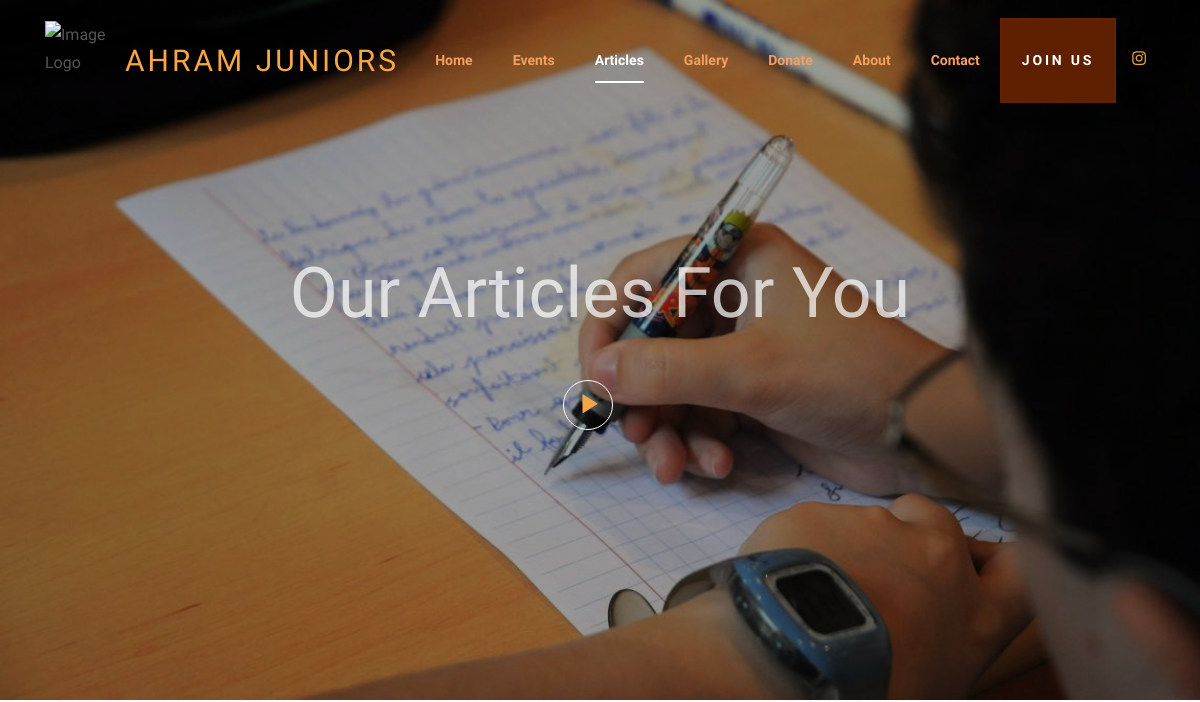
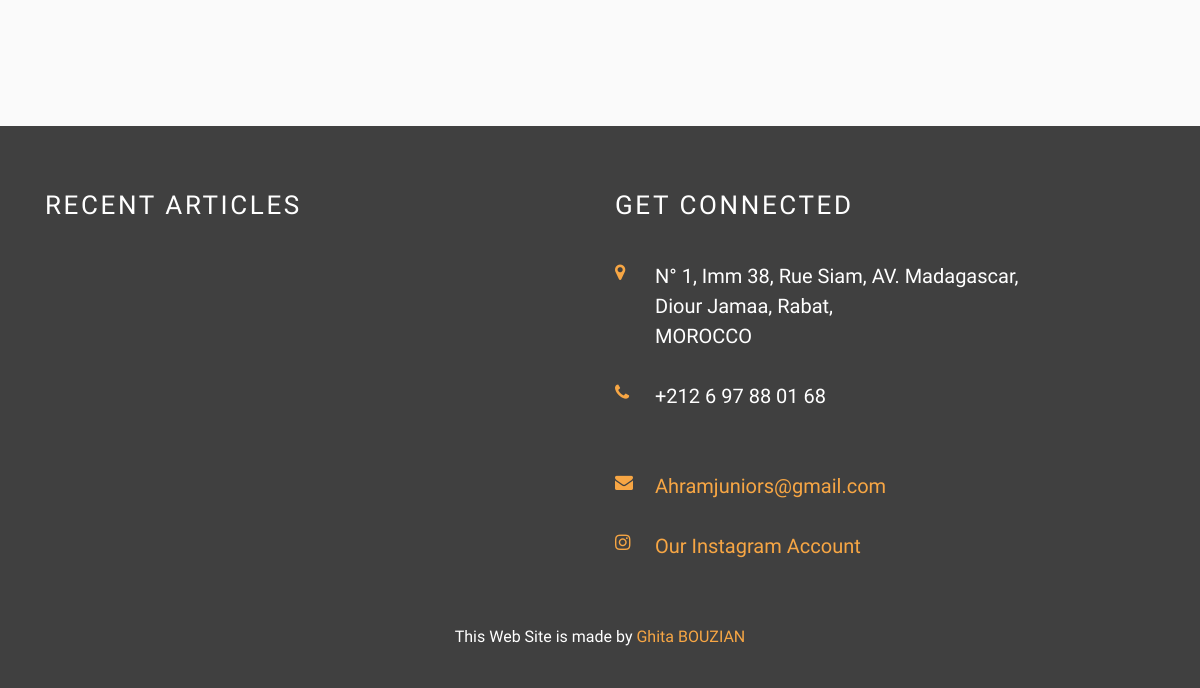
Page /article/ on the earlier database version (2 pictures, top to bottom).
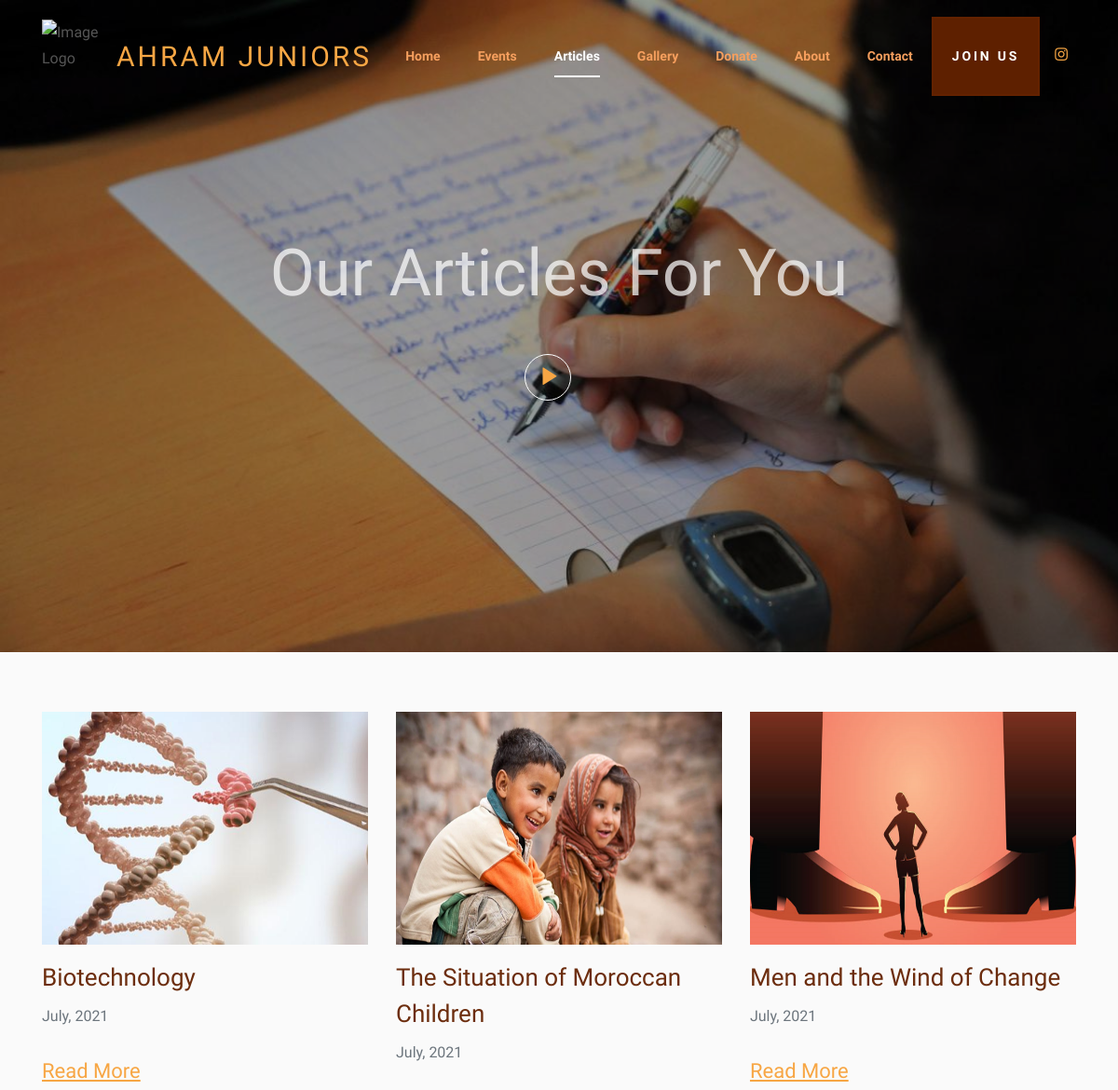
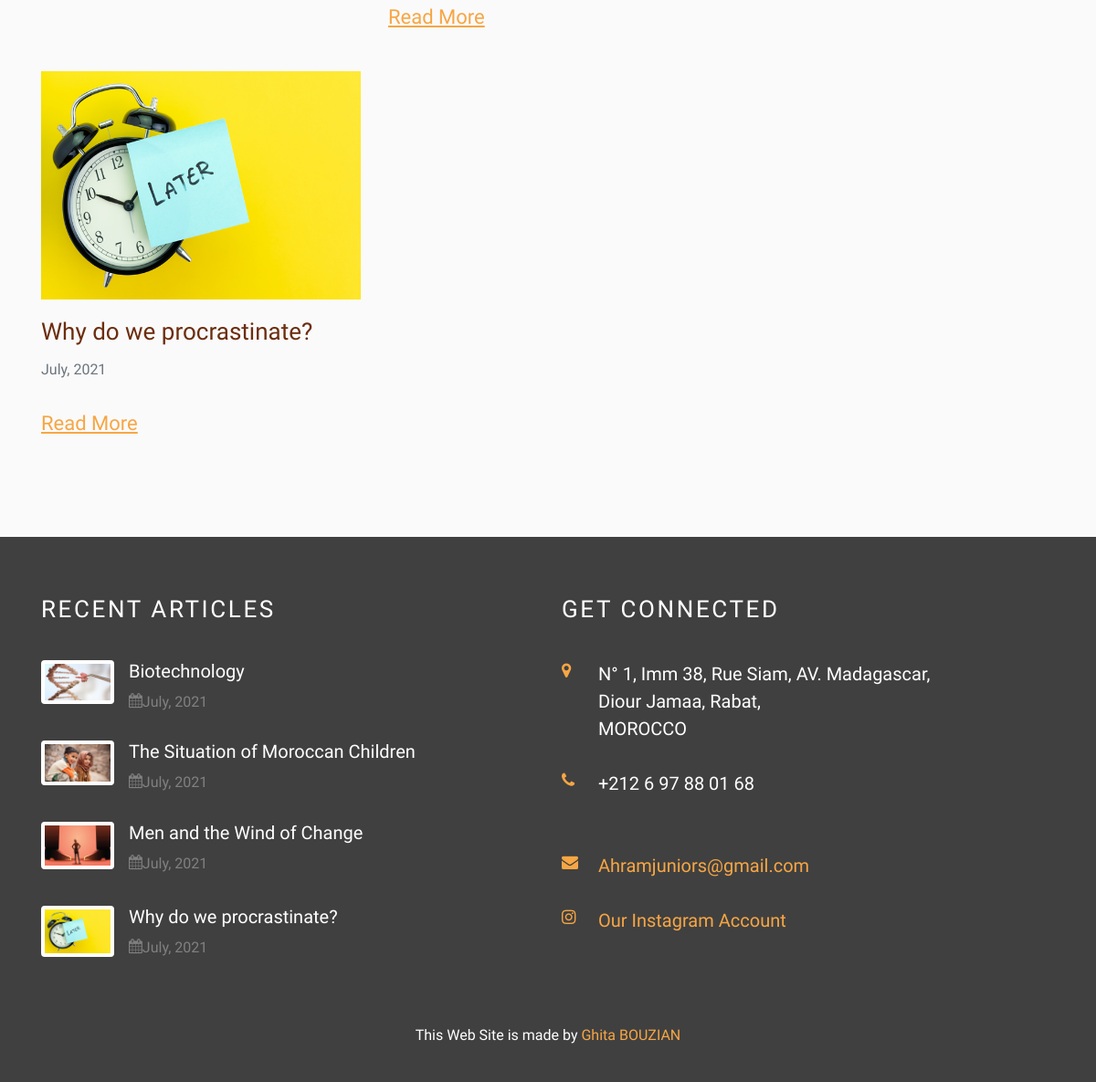
Same page on the later database version (2 pictures, top to bottom).
### article/models.py (models this page shows, shortened)
class Article(models.Model):
    titre = models.CharField(max_length=200)
    image = models.ImageField(upload_to='article/image/', null=True, blank=True)
    date = models.CharField(max_length=200, blank=True)
    document = models.FileField(upload_to='article/doc', null=True, blank=True)

### article/views.py (the view)
# urls.py: path('', views.detail, name='article'),
def detail(request):
    articles = Article.objects.all().order_by('-id')
    recent = Article.objects.order_by('-id')[:4]
    context = {'articles': articles, 'recent': recent}
    return render(request, 'Articles.html', context=context)

### templates/Articles.html (shortened to what this page needs)
{% load static %}
<!DOCTYPE html>
<html lang="en">
<head>
  <link href="{% static 'css/open-iconic-bootstrap.min.css' %}" rel="stylesheet" >
  <link rel="stylesheet" href="{% static 'css/animate.css' %}">
  <link rel="stylesheet" href="{% static 'css/owl.carousel.min.css' %}">
  <link rel="stylesheet" href="{% static 'css/owl.theme.default.min.css' %}">
  <link rel="stylesheet" href="{% static 'css/magnific-popup.css' %}">
  <link rel="stylesheet" href="{% static 'css/aos.css' %}">
  <link rel="stylesheet" href="{% static 'css/ionicons.min.css' %}">
  <link rel="stylesheet" href="{% static 'css/bootstrap-datepicker.css' %}">
  <link rel="stylesheet" href="{% static 'css/jquery.timepicker.css' %}">
  <link rel="stylesheet" href="{% static 'css/flaticon.css' %}">
  <link rel="stylesheet" href="{% static 'css/icomoon.css' %}">
  <link rel="stylesheet" href="{% static 'css/fancybox.min.css' %}">
  <link rel="stylesheet" href="{% static 'css/bootstrap.css' %}">
  <link rel="stylesheet" href="{% static 'css/style.css' %}">
  <link rel="stylesheet" href="{% static 'css/Rotation.css' %}">
  </head>
  <body>
  <nav class="navbar navbar-expand-lg navbar-dark ftco_navbar bg-dark ftco-navbar-light" id="ftco-navbar">
    <div class="container">
      <img src="{% static 'images/AhramJuniorsLOGOG.png' %}" alt="Image Logo" width="80" height="80" style="padding: -2.5em">
      <a class="navbar-brand" style="color:#f7a644" href="{% url 'home' %}">Ahram Juniors</a>
      <div class="collapse navbar-collapse" id="ftco-nav">
        <ul class="navbar-nav ml-auto">
          <li class="nav-item"><a href="{% url 'home' %}" class="nav-link">Home</a></li>
          <li class="nav-item"><a href="{% url 'event' %}" class="nav-link">Events</a></li>
          <li class="nav-item active"><a href="{% url 'article' %}" class="nav-link">Articles</a></li>
          <li class="nav-item"><a href="{% url 'gallery' %}" class="nav-link">Gallery</a></li>
          <li class="nav-item"><a href="{% url 'donate' %}" class="nav-link">Donate</a></li>
          <li class="nav-item"><a href="about.html" class="nav-link">About</a></li>
          <li class="nav-item"><a href="mailto:ahramjuniors@gmail.com" class="nav-link">Contact</a></li>
          <li class="nav-item"><a href="{% url 'join' %}" class="btn btn-primary nav-link" style="color:#FFFFFF">Join US</a></li>
        </ul>
      </div>
      <div><a href="https://www.instagram.com/ahramjuniors/" class="nav-link"><span class="icon-instagram"></span></a></div>
    </div>
  </nav>
  <div class="block-31" style="position: relative;">
    <div class="owl-carousel loop-block-31 ">
      <div class="block-30 block-30-sm item" style="background-image: url({% static 'images/Articles_Couverture.jpg' %});" data-stellar-background-ratio="0.5">
        <div class="container">
          <div class="row align-items-center justify-content-center text-center">
            <div class="col-md-7">
              <h2 class="heading mb-5" style="color:rgba(255,255,255,0.71)">Our Articles For You</h2>
              <p style="display: inline-block;"><a href="images/video/videoCouverture.mp4"  data-fancybox class="ftco-play-video d-flex"><span class="play-icon-wrap align-self-center mr-4"><span class="ion-ios-play"></span></span> </a></p>
            </div>
          </div>
        </div>
      </div>
    </div>
  </div>
  <div class="site-section bg-light">
    <div class="container">
        <div class="row">
            {% for article in articles %}
                <div class="col-12 col-sm-6 col-md-6 col-lg-4 mb-4 mb-lg-0">
                    <div class="post-entry">
                        <a href="{{ article.document.url }}" class="mb-3 img-wrap" style="height: 250px" target="_blank">
                            <img src="{{ article.image.url }}" alt="Image placeholder" class="img-fluid" style="width: 100%; height: 100%;">
                        </a>
                        <h3><a href="{{ article.document.url }}" target="_blank">{{ article.titre }}</a></h3>
                        <span class="date mb-4 d-block text-muted">{{ article.date }}</span>
                        <p><a href="{{ article.document.url }}" class="link-underline" target="_blank">Read More</a></p>
                    </div>
                </div>
            {% endfor %}
        </div>
    </div>
  </div>
  <footer class="footer">
    <div class="container">
      <div class="row mb-5">
        <div class="col-md-6 col-lg-6">
          <h3 class="heading-section" style="font-size: 26px">Recent Articles</h3>
            {% for article in recent %}
                <div class="block-21 d-flex mb-4">
                    <figure class="mr-3">
                        <img src="{{ article.image.url }}" alt="" class="img-fluid">
                    </figure>
                    <div class="text">
                        <h3 class="heading" style="font-size: 20px"><a href="{{ article.document.url }}">{{ article.titre }}</a></h3>
                        <div class="meta">
                            <div><a href="{{ article.document.url }}" style="font-size: 16px"><span class="icon-calendar"></span>{{ article.date }}</a></div>
                        </div>
                    </div>
                </div>
            {% endfor %}
        </div>
        <div class="col-md-6 col-lg-6">
          <div class="block-23">
            <h3 class="heading-section" style="font-size: 26px">Get Connected</h3>
            <ul>
              <li><a href="https://www.google.com/maps/place/Cr%C3%A9che+Et+Garderie+Danya/@34.0150644,-6.8511509,19.09z/data=!4m9!1m2!2m1!1scr%C3%A8che+rue+siam+avenue+madagascar+diour+jamaa!3m5!1s0xda76c6681fca837:0xf45e0f6065e6d097!8m2!3d34.0150769!4d-6.851202!15sCi5jcsOoY2hlIHJ1ZSBzaWFtIGF2ZW51ZSBtYWRhZ2FzY2FyIGRpb3VyIGphbWFhkgEGc2Nob29s"><span class="icon icon-map-marker"></span> <span class="text" style="font-size: 20px; color: #FFFFFF">N° 1, Imm 38, Rue Siam, AV. Madagascar, <br> Diour Jamaa, Rabat,<br> MOROCCO</span> </a></li>
              <li><a><span class="icon icon-phone"></span><span class="text" style="font-size: 20px">+212 6 97 88 01 68<br><br></span></a></li>
              <li><a href="mailto:ahramjuniors@gmail.com" style="font-size: 16px"><span class="icon icon-envelope"></span><span class="text" style="font-size: 20px">Ahramjuniors@gmail.com</span></a></li>
              <li><a href="https://www.instagram.com/ahramjuniors/" style="font-size: 16px"><span class="icon icon-instagram"></span><span class="text" style="font-size: 20px">Our Instagram Account</span></a></li>
            </ul>
          </div>
        </div>
      </div>
      <div class="row pt-5">
        <div class="col-md-12 text-center">
            <p style="margin-top: -4em">
          This Web Site is made by <a href="about.html#Ghita" target="_blank" > Ghita BOUZIAN</a>
            </p>
        </div>
      </div>
    </div>
  </footer>
</body>
</html>

### static/css/icomoon.css (style rules this page uses)
[class^="icon-"], [class*=" icon-"] { font-family: 'icomoon' !important; speak: none; font-style: normal; font-weight: normal; font-variant: normal; text-transform: none; line-height: 1; -webkit-font-smoothing: antialiased; -moz-osx-font-smoothing: grayscale; }
.icon-map-marker:before { content: "\f041"; }
.icon-calendar:before { content: "\f073"; }
.icon-phone:before { content: "\f095"; }
.icon-envelope:before { content: "\f0e0"; }
.icon-instagram:before { content: "\f16d"; }

Differences in the rows shown:
added Article: image (picture), titre "Biotechnology", date "July, 2021"
added Article: image (picture), titre "The Situation of Moroccan Children", date "July, 2021"
added Article: image (picture), titre "Men and the Wind of Change", date "July, 2021"
added Article: image (picture), titre "Why do we procrastinate?", date "July, 2021"
